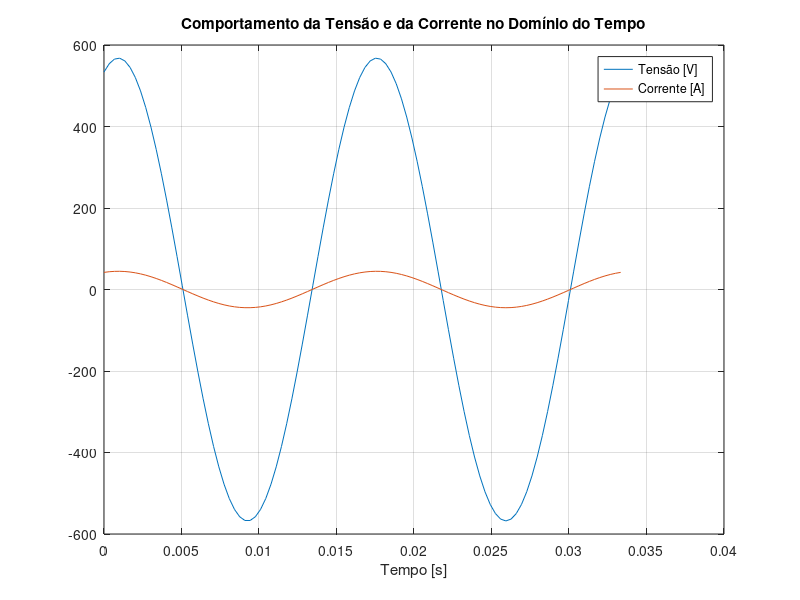
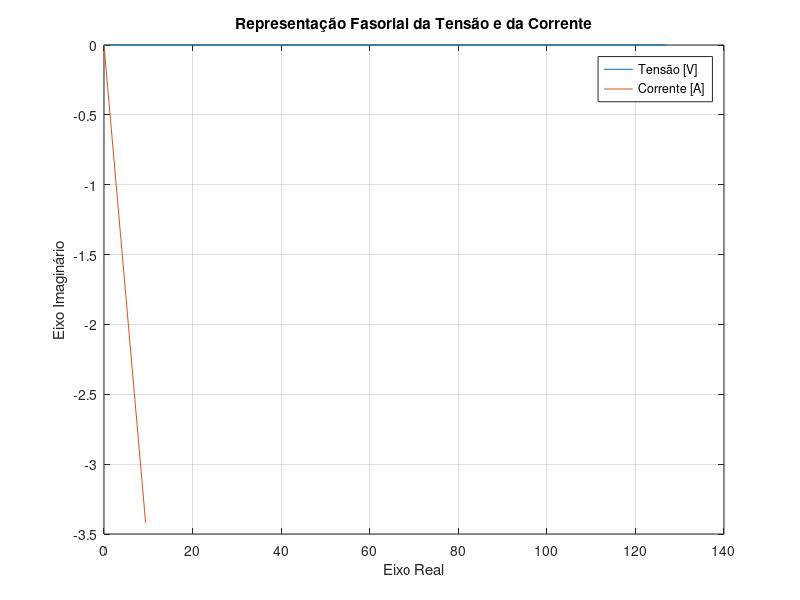

MATLAB code for these plots, in order:
% dados fornecidos na questão
fase = -20; vrms = 127; irms = 10;

% definindo a tensão e a corrente no domínio fasorial
v_f = vrms*exp(i*(0/180*pi));
i_f = irms*exp(i*(fase/180*pi));

% definindo os limites de tempo para a plotagem no domínio do tempo
t = linspace(0, 2/60, 100);

% defindo a frequência angular
w = 2*pi*60;

% definindo a tensão e a corrente no domínio do tempo
v_t = vrms * sqrt(20) * cos(w*t + fase/180*pi);
i_t = irms * sqrt(20) * cos(w*t + fase/180*pi);

% plotando os gráficos da tensão e da corrente no domínio do tempo
figure(1);
plot(t, v_t, t, i_t);
title('Comportamento da Tensão e da Corrente no Domínio do Tempo');
xlabel('Tempo [s]'); grid on;
legend('Tensão [V]', 'Corrente [A]');

% plotando os gráficos da tensão e da corrente no domínio fasorial
figure(2);
plot([0 real(v_f)],[0 imag(v_f)], [0 real(i_f)],[0 imag(i_f)]);
title('Representação Fasorial da Tensão e da Corrente');
xlabel('Eixo Real'); ylabel('Eixo Imaginário'); grid on;
legend('Tensão [V]', 'Corrente [A]');
